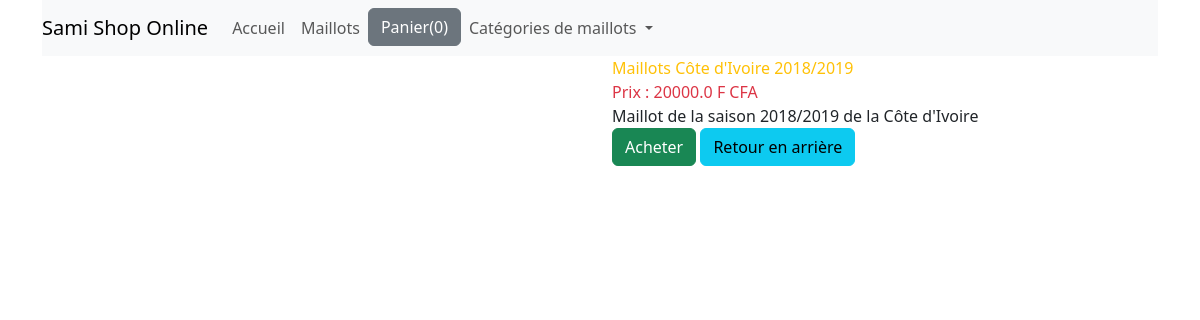
/4, run on the app's committed database.
### shop/models.py (models this page shows, shortened)
class Product(models.Model):
    title = models.CharField(max_length=200)
    price = models.FloatField()
    description = models.TextField()
    category = ForeignKey(Category, related_name = 'categorie', on_delete=models.CASCADE) #CASCADE permet en cas de suppression de ne pas affeceter l'autre classe
    image = models.CharField(max_length=5000)
    date_added = models.DateTimeField(auto_now=True)
    class Meta:
        ordering = ['-date_added']

### shop/views.py (the view)
# urls.py: path('<int:myid>', details, name="details"),
def details(request, myid):
    product_object = Product.objects.get(id=myid)
    return render(request, 'shop/details.html', {'product': product_object})

### shop/templates/shop/details.html (shortened to what this page needs)
{% extends 'shop/base.html' %}
{% block content %}
    <div class="row">
        <div class="col-md-6">
            <div>
            </div>
        </div>
        <div class="col-md-6">
            <div class="text-warning display">
                {{ product.title }}
            </div>
            <div class="text-danger">
                Prix : {{ product.price }} F CFA
            </div>
            <div>
                {{ product.description }}
            </div>
            <a href="#"><button class="btn btn-success">Acheter</button></a>
            <a href="{% url 'index' %}" class="btn btn-info">Retour en arrière</a>
        </div>
    </div>
{% endblock %}

### data on the page
Product: title "Maillots Côte d'Ivoire 2018/2019", price "20000.0", description "Maillot de la saison 2018/2019 de la Côte d'Ivoire"
